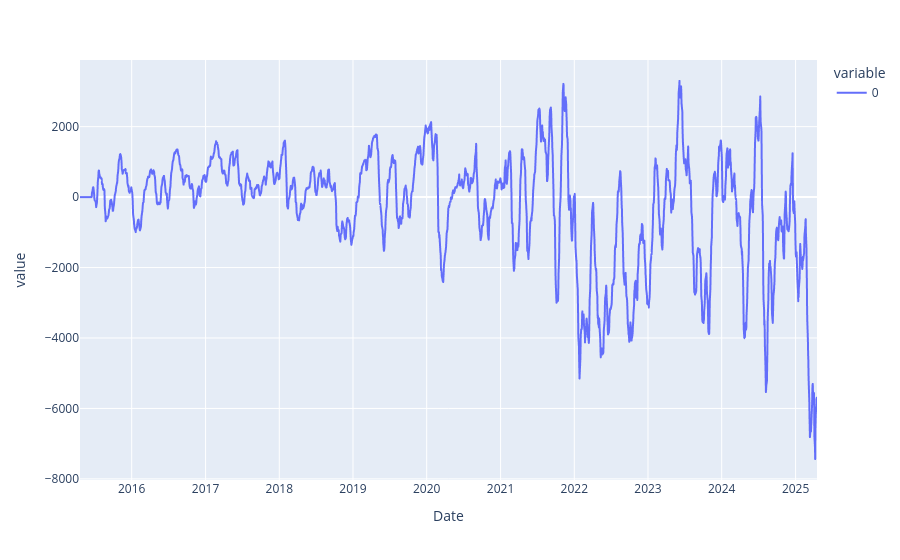

Notebook code for this chart:
### Code cell
pnl_calculation.as_pd_series().cumsum().plot()

### Figure 1 — Plotly figure (JSON) as saved in the notebook; plotly's stock layout.template omitted (floating-point values rounded to 4 significant figures; data arrays with more than 128 entries replaced by an {"elided": "..."} marker saying what was removed)
{"data": [{"hovertemplate": "variable=0<br>Date=%{x}<br>value=%{y}<extra></extra>", "legendgroup": "0", "line": {"color": "#636efa", "dash": "solid"}, "marker": {"symbol": "circle"}, "mode": "lines", "name": "0", "showlegend": true, "type": "scattergl", "x": {"elided": "2516 str values"}, "xaxis": "x", "y": {"elided": "2516 float values"}, "yaxis": "y"}], "layout": {"legend": {"title": {"text": "variable"}, "tracegroupgap": 0}, "margin": {"t": 60}, "xaxis": {"anchor": "y", "domain": [0, 1], "title": {"text": "Date"}}, "yaxis": {"anchor": "x", "domain": [0, 1], "title": {"text": "value"}}}}
